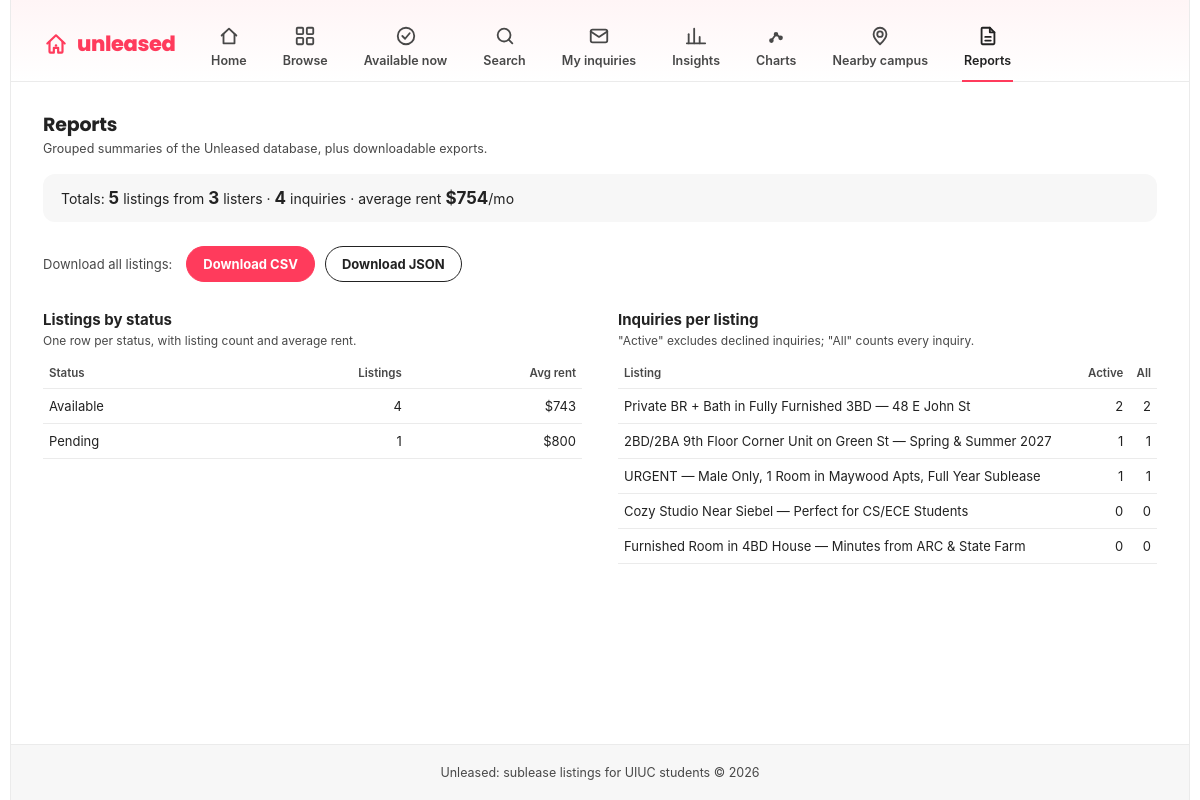
Screenshot of /listings/reports/ with the database file from the repository.
### listings/models.py (models this page shows, shortened)
class Listing(models.Model):
    class Status(models.TextChoices):
        AVAILABLE = 'available', 'Available'
        PENDING   = 'pending',   'Pending'
        FILLED    = 'filled',    'Filled'
    class GenderPreference(models.TextChoices):
        ANY     = 'any',     'Any'
        MALE    = 'male',    'Males only'
        FEMALE  = 'female',  'Females only'
    lister = models.ForeignKey(
        settings.AUTH_USER_MODEL,
        on_delete=models.CASCADE,          # Listing disappears if lister deletes account
        related_name='listings',
    )
    title = models.CharField(max_length=200)
    description = models.TextField(
        help_text="Full description. Can be AI-generated from a pasted WhatsApp message.",
    )
    monthly_rent = models.DecimalField(
        max_digits=7,
        decimal_places=2,
        validators=[MinValueValidator(0)],
    )
    utilities_included = models.BooleanField(
        default=False,
        help_text="True if electricity, water, internet are all bundled into the rent.",
    )
    building_name = models.CharField(
        max_length=200,
        blank=True,
        help_text="Public-facing building name shown before address is revealed.",
    )
    street_address = models.CharField(
        max_length=300,
        help_text="Full address — only revealed to seekers after an inquiry is accepted.",
    )
    unit_number = models.CharField(max_length=20, blank=True)
    city = models.CharField(max_length=100, default='Champaign')
    state = models.CharField(max_length=2, default='IL')
    zip_code = models.CharField(max_length=10, default='61820')
    bedrooms = models.PositiveSmallIntegerField()
    bathrooms = models.DecimalField(max_digits=3, decimal_places=1)
    is_private_bedroom = models.BooleanField(
        default=True,
        help_text="True if the subleasee gets a private, lockable bedroom.",
    )
    is_private_bathroom = models.BooleanField(default=False)
    is_furnished = models.BooleanField(default=False)
    has_in_unit_laundry = models.BooleanField(default=False)
    has_parking = models.BooleanField(default=False)
    has_balcony = models.BooleanField(default=False)
    pets_allowed = models.BooleanField(default=False)
    ac_included = models.BooleanField(default=True)
    available_from = models.DateField()
    available_until = models.DateField()
    gender_preference = models.CharField(
        max_length=10,
        choices=GenderPreference.choices,
        default=GenderPreference.ANY,
    )
    status = models.CharField(
        max_length=10,
        choices=Status.choices,
        default=Status.AVAILABLE,
    )
    is_property_verified = models.BooleanField(
        default=False,
        help_text="True once the lister has uploaded proof of lease.",
    )
    lease_document = models.FileField(
        upload_to='lease_docs/',
        null=True,
        blank=True,
        help_text="Private document — only visible to admins for verification.",
    )
    external_listing_url = models.URLField(
        blank=True,
        help_text="Optional link to official property manager listing (e.g. Smile Living).",
    )
    view_count = models.PositiveIntegerField(default=0)
    save_count = models.PositiveIntegerField(default=0)
    inquiry_count = models.PositiveIntegerField(default=0)
    ai_parsed = models.BooleanField(
        default=False,
        help_text="True if this listing was created via the WhatsApp message parser.",
    )
    raw_whatsapp_text = models.TextField(
        blank=True,
        help_text="Original pasted WhatsApp message stored for audit/re-parsing.",
    )
    saved_by_users = models.ManyToManyField(
        settings.AUTH_USER_MODEL,
        through='SavedListing',
        related_name='favorites',
        blank=True,
    )
    created_at = models.DateTimeField(auto_now_add=True)
    updated_at = models.DateTimeField(auto_now=True)
    class Meta:
        ordering = ['-created_at']
        constraints = [
            models.UniqueConstraint(
                fields=['lister', 'street_address', 'unit_number', 'available_from'],
                name='unique_listing_per_lister_unit_date',
            )
        ]
        verbose_name = 'Listing'
        verbose_name_plural = 'Listings'
    def get_absolute_url(self):
        return reverse('listings:detail', kwargs={'pk': self.pk})

### listings/views.py (the view)
# urls.py: path('reports/', views.listing_reports, name='reports'),                  # HTML report + export buttons
def listing_reports(request):
    status_labels = dict(Listing.Status.choices)
    totals = {
        'listings': Listing.objects.count(),
        'inquiries': Inquiry.objects.count(),
        'listers': UnleasedUser.objects.filter(listings__isnull=False).distinct().count(),
        'avg_rent': Listing.objects.aggregate(avg=Avg('monthly_rent'))['avg'],
    }
    by_status = [
        {**row, 'label': status_labels.get(row['status'], row['status'])}
        for row in (
            Listing.objects
            .values('status')
            .annotate(total=Count('id'), avg_rent=Avg('monthly_rent'))
            .order_by('-total', 'status')
        )
    ]
    inquiries_per_listing = (
        Listing.objects
        .annotate(
            all_inquiries=Count('inquiries'),
            active_inquiries=Count(
                'inquiries',
                filter=~Q(inquiries__status=Inquiry.Status.DECLINED),
            ),
        )
        .order_by('-all_inquiries', 'title')
    )
    context = {
        'totals': totals,
        'by_status': by_status,
        'inquiries_per_listing': inquiries_per_listing,
    }
    return render(request, 'listings/reports.html', context)

### listings/templates/listings/reports.html (shortened to what this page needs)
{% extends "base.html" %}
{% block content %}
  <div class="section-head">
    <div>
      <h2>Reports</h2>
      <div class="sub">Grouped summaries of the Unleased database, plus downloadable exports.</div>
    </div>
  </div>
  <p class="totals">
    Totals: <b>{{ totals.listings }}</b> listings from <b>{{ totals.listers }}</b> listers
    &middot; <b>{{ totals.inquiries }}</b> inquiries
    &middot; average rent <b>{% if totals.avg_rent %}${{ totals.avg_rent|floatformat:"0" }}{% else %}&ndash;{% endif %}</b>/mo
  </p>
  <div class="export-bar">
    <span class="label">Download all listings:</span>
    <a class="btn btn--primary" href="{% url 'listings:export_csv' %}">Download CSV</a>
    <a class="btn" href="{% url 'listings:export_json' %}">Download JSON</a>
  </div>
  <div class="panels">
    <section class="panel">
      <h3>Listings by status</h3>
      <p class="sub">One row per status, with listing count and average rent.</p>
      <table class="summary">
        <thead><tr><th>Status</th><th class="num">Listings</th><th class="num">Avg rent</th></tr></thead>
        <tbody>
          {% for row in by_status %}
            <tr>
              <td><a href="{% url 'listings:search' %}?status={{ row.status }}">{{ row.label }}</a></td>
              <td class="num">{{ row.total }}</td>
              <td class="num">${{ row.avg_rent|floatformat:"0" }}</td>
            </tr>
          {% empty %}
            <tr><td colspan="3" class="empty-row">No listings yet.</td></tr>
          {% endfor %}
        </tbody>
      </table>
    </section>
    <section class="panel">
      <h3>Inquiries per listing</h3>
      <p class="sub">"Active" excludes declined inquiries; "All" counts every inquiry.</p>
      <table class="summary">
        <thead><tr><th>Listing</th><th class="num">Active</th><th class="num">All</th></tr></thead>
        <tbody>
          {% for listing in inquiries_per_listing %}
            <tr>
              <td><a href="{{ listing.get_absolute_url }}">{{ listing.title }}</a></td>
              <td class="num">{{ listing.active_inquiries }}</td>
              <td class="num">{{ listing.all_inquiries }}</td>
            </tr>
          {% empty %}
            <tr><td colspan="3" class="empty-row">No listings yet.</td></tr>
          {% endfor %}
        </tbody>
      </table>
    </section>
  </div>
{% endblock %}

### static/css/base.css (style rules this page uses)
:root { --accent: #FF3B5C; --accent-dark: #E31C41; --ink: #222222; --ink-soft: #484848; --line: #EBEBEB; --bg-card: #F7F7F7; --radius-lg: 16px; --radius-md: 12px; --radius-pill: 999px; --font-display: 'Poppins', -apple-system, BlinkMacSystemFont, "Segoe UI", sans-serif; }
* { box-sizing: border-box; }
html, body { margin: 0; padding: 0; }
body { font-family: -apple-system, BlinkMacSystemFont, "Segoe UI", Helvetica, Arial, sans-serif; color: var(--ink); background: #fff; -webkit-font-smoothing: antialiased; }
a { color: inherit; text-decoration: none; }
.section-head { display: flex; align-items: flex-end; justify-content: space-between; gap: 12px; margin-bottom: 18px; }
.section-head h2 { font-family: var(--font-display); font-size: 19px; margin: 0; letter-spacing: -0.01em; }
.section-head .sub { font-size: 12.5px; color: var(--ink-soft); margin-top: 2px; }

### listings/templates/listings/reports.html (style rules this page uses)
.totals { background: var(--bg-card); border-radius: var(--radius-md); padding: 14px 18px; margin-bottom: 24px; font-size: 14px; }
.totals b { font-size: 17px; }
.export-bar { display: flex; flex-wrap: wrap; align-items: center; gap: 10px; margin-bottom: 28px; }
.export-bar .label { font-size: 13px; color: var(--ink-soft); margin-right: 4px; }
.btn { display: inline-block; padding: 9px 16px; border-radius: var(--radius-pill); font-size: 13px; font-weight: 700; border: 1px solid var(--ink); color: var(--ink); background: #fff; }
.btn--primary { background: var(--accent); border-color: var(--accent); color: #fff; }
.panels { display: grid; grid-template-columns: repeat(auto-fit, minmax(320px, 1fr)); gap: 36px; }
.panel { min-width: 0; }
.panel h3 { font-size: 15px; margin: 0 0 4px; }
.panel .sub { font-size: 12px; color: var(--ink-soft); margin: 0 0 10px; }
table.summary { width: 100%; border-collapse: collapse; font-size: 13px; }
table.summary th { text-align: left; font-size: 11.5px; color: var(--ink-soft); font-weight: 600; padding: 8px 6px; border-bottom: 1px solid var(--line); }
table.summary td { padding: 9px 6px; border-bottom: 1px solid var(--line); }
table.summary td.num, table.summary th.num { text-align: right; }

### rows the page displays
Listing: label "Pending", total "1", avg_rent "800", title "URGENT — Male Only, 1 Room in Maywood Apts, Full Year Sublease", active_inquiries "1", all_inquiries "1"
Listing: title "Private BR + Bath in Fully Furnished 3BD — 48 E John St", active_inquiries "2", all_inquiries "2"
Listing: title "2BD/2BA 9th Floor Corner Unit on Green St — Spring & Summer 2027", active_inquiries "1", all_inquiries "1"
Listing: title "Cozy Studio Near Siebel — Perfect for CS/ECE Students", active_inquiries "0", all_inquiries "0"
Listing: title "Furnished Room in 4BD House — Minutes from ARC & State Farm", active_inquiries "0", all_inquiries "0"

### other values shown
{{ totals.listings }} "5"
{{ totals.listers }} "3"
{{ totals.inquiries }} "4"
{{ totals.avg_rent|floatformat:"0" }} "754"
{{ row.label }} "Available"
{{ row.total }} "4"
{{ row.avg_rent|floatformat:"0" }} "743"
